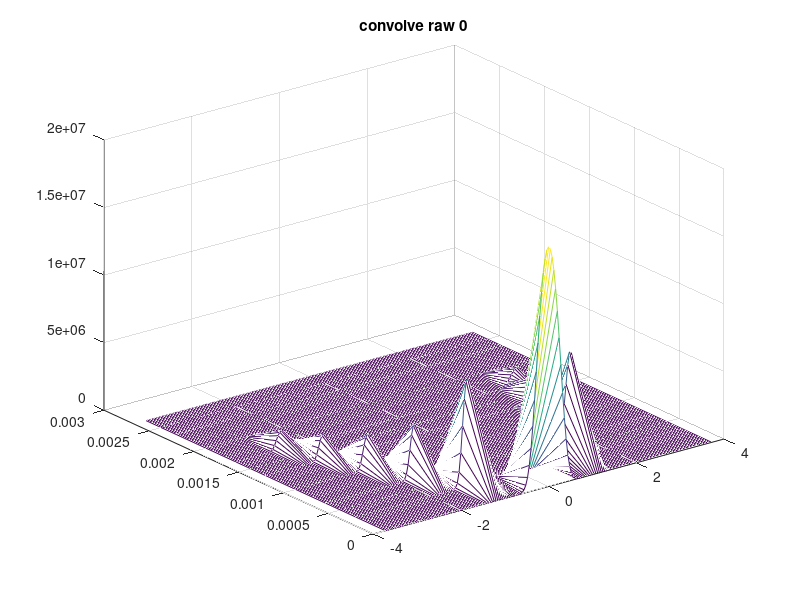
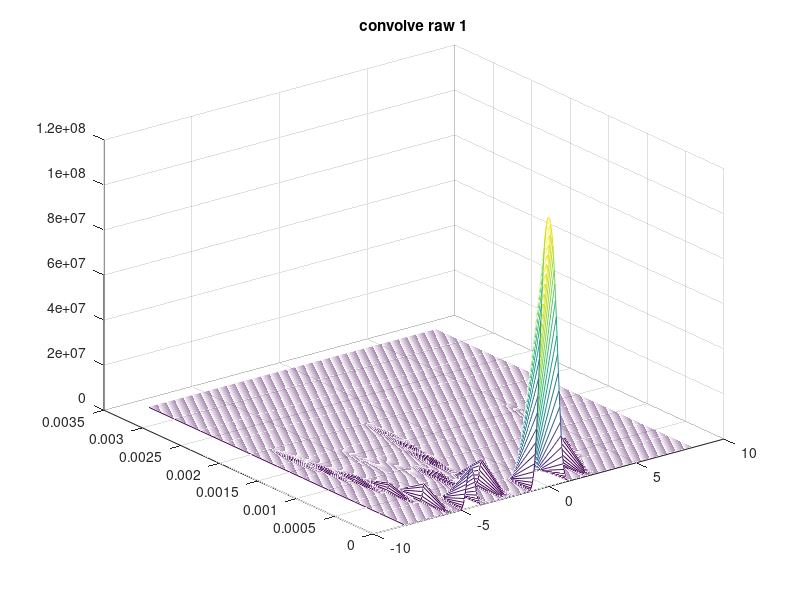

These figures' MATLAB source, in order:

mmm = dlmread ('convolve_raw_0.dat');
y = linspace(0,(2+2/3)/1000, 9);
x = linspace( -3.7200, 3.7200, 187);
MMM = [round((mmm(:,1)+3.72)/0.04) + 1 ,round(mmm(:,2)*3000) + 1, mmm(:,3) ];

for i = 1:rows(MMM)
      z(MMM(i,2),MMM(i,1)) = MMM(i,3);
endfor

[X,Y] = meshgrid(x,y);
figure
mesh(X,Y,z);
title('convolve raw 0')

mmm = dlmread ('convolve_raw_1.dat');
y = linspace(0,1/300, 11);
x = linspace( -8.16, 8.16, 409);
MMM = [round((mmm(:,1)+8.16)/0.04) + 1 ,round(mmm(:,2)*3000) + 1, mmm(:,3) ];

for i = 1:rows(MMM)
      z(MMM(i,2),MMM(i,1)) = MMM(i,3);
endfor

[X,Y] = meshgrid(x,y);
figure
mesh(X,Y,z);
title('convolve raw 1')